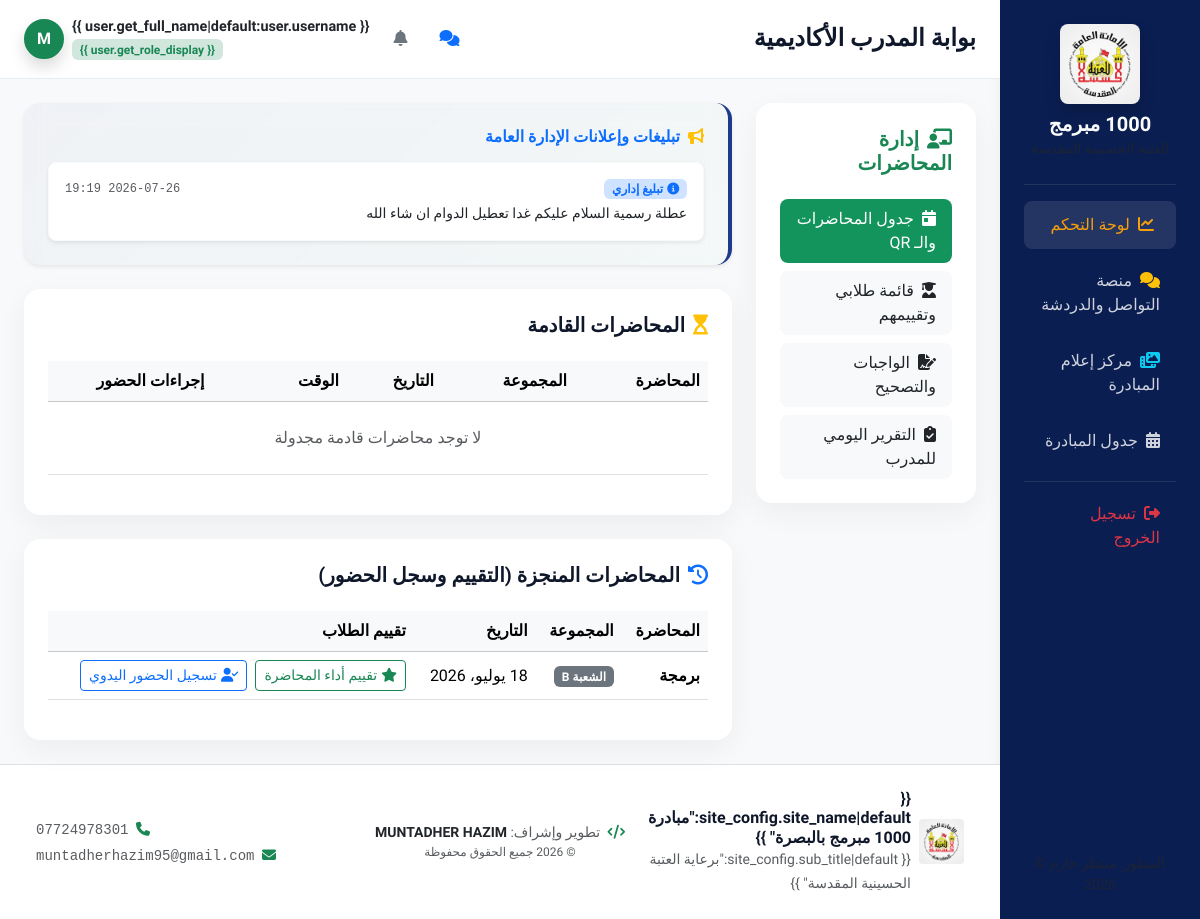
/dashboard/lecturer/ (signed in), run on an earlier commit of the app's database.
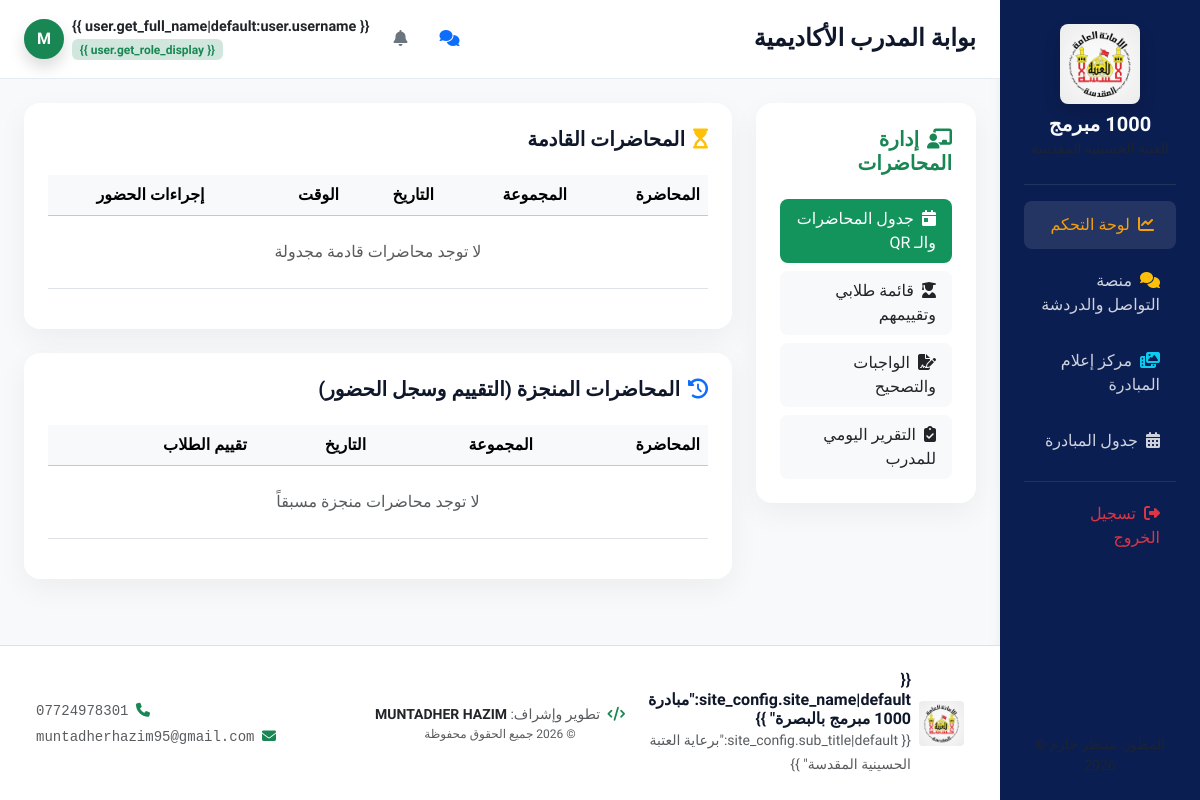
And on a later commit of the database.
### apps/notifications/models.py (models this page shows, shortened)
class InternalMessage(models.Model):
    sender = models.ForeignKey(
        settings.AUTH_USER_MODEL,
        on_delete=models.CASCADE,
        related_name='sent_messages',
        verbose_name="المرسل"
    )
    recipient = models.ForeignKey(
        settings.AUTH_USER_MODEL,
        on_delete=models.CASCADE,
        null=True,
        blank=True,
        related_name='received_messages',
        verbose_name="المستقبل (فردي)"
    )
    group = models.ForeignKey(
        'courses.Group',
        on_delete=models.SET_NULL,
        null=True,
        blank=True,
        related_name='group_messages',
        verbose_name="المجموعة المستهدفة (جماعي)"
    )
    course = models.ForeignKey(
        'courses.Course',
        on_delete=models.SET_NULL,
        null=True,
        blank=True,
        related_name='course_messages',
        verbose_name="المادة الدراسية المستهدفة"
    )
    content = models.TextField(verbose_name="نص الرسالة", blank=True, null=True)
    file = models.FileField(upload_to='messages/files/', blank=True, null=True, verbose_name="ملف مرفق")
    image = models.ImageField(upload_to='messages/images/', blank=True, null=True, verbose_name="صورة مرفقة")
    is_read = models.BooleanField(default=False, verbose_name="مقروءة؟")
    created_at = models.DateTimeField(auto_now_add=True, verbose_name="تاريخ الإرسال")
    class Meta:
        verbose_name = "الرسالة الداخلية"
        verbose_name_plural = "الرسائل الداخلية"
        ordering = ['created_at']

### apps/courses/models.py (models this page shows, shortened)
class Lecture(models.Model):
    group = models.ForeignKey(Group, on_delete=models.CASCADE, related_name='lectures', verbose_name="المجموعة")
    title = models.CharField(max_length=200, verbose_name="عنوان المحاضرة")
    content = models.TextField(blank=True, null=True, verbose_name="محتوى المحاضرة")
    date = models.DateField(verbose_name="التاريخ")
    start_time = models.TimeField(verbose_name="وقت البدء")
    end_time = models.TimeField(verbose_name="وقت الانتهاء")
    video_url = models.URLField(blank=True, null=True, verbose_name="رابط تسجيل المحاضرة")
    files = models.FileField(upload_to='lectures/', blank=True, null=True, verbose_name="ملفات المحاضرة")
    class Meta:
        verbose_name = "المحاضرة"
        verbose_name_plural = "المحاضرات"
        ordering = ['date', 'start_time']

class Group(models.Model):
    class Status(models.TextChoices):
        ACTIVE = 'active', 'نشطة'
        COMPLETED = 'completed', 'مكتملة'
        PAUSED = 'paused', 'متوقفة مؤقتاً'
    name = models.CharField(max_length=100, verbose_name="اسم المجموعة")
    code = models.CharField(max_length=50, unique=True, verbose_name="رمز المجموعة")
    course = models.ForeignKey(Course, on_delete=models.CASCADE, related_name='groups', verbose_name="الدورة")
    instructor = models.ForeignKey(
        settings.AUTH_USER_MODEL,
        on_delete=models.SET_NULL,
        null=True,
        blank=True,
        limit_choices_to={'role': 'lecturer'},
        related_name='instructor_groups',
        verbose_name="المدرب/المحاضر"
    )
    supervisor = models.ForeignKey(
        settings.AUTH_USER_MODEL,
        on_delete=models.SET_NULL,
        null=True,
        blank=True,
        limit_choices_to={'role': 'supervisor'},
        related_name='supervisor_groups',
        verbose_name="المشرف"
    )
    classroom = models.CharField(max_length=100, verbose_name="القاعة الدراسية")
    days = models.CharField(max_length=200, verbose_name="أيام التدريب") # e.g. "الأحد، الثلاثاء، الخميس"
    start_time = models.TimeField(verbose_name="وقت البدء")
    end_time = models.TimeField(verbose_name="وقت الانتهاء")
    status = models.CharField(max_length=15, choices=Status.choices, default=Status.ACTIVE, verbose_name="حالة المجموعة")
    class Meta:
        verbose_name = "المجموعة التدريبية"
        verbose_name_plural = "المجموعات التدريبية"

### apps/portal/views.py (the view)
# urls.py: path('dashboard/lecturer/', views.lecturer_dashboard, name='lecturer_dashboard'),
@login_required
def lecturer_dashboard(request):
    if request.user.role not in [CustomUser.Role.LECTURER, CustomUser.Role.SUPER_ADMIN, CustomUser.Role.DIRECTOR]:
        raise Http404("غير مصرح بالدخول.")
    if request.user.role in [CustomUser.Role.SUPER_ADMIN, CustomUser.Role.DIRECTOR]:
        groups = Group.objects.all()
    else:
        groups = Group.objects.filter(instructor=request.user)
        if not groups.exists():
            groups = Group.objects.all()
    trainees = TraineeProfile.objects.filter(group__in=groups).select_related('user', 'group')
    today = timezone.now().date()
    upcoming_lectures = Lecture.objects.filter(group__in=groups, date__gte=today).order_by('date')
    past_lectures = Lecture.objects.filter(group__in=groups, date__lt=today).order_by('-date')
    if not upcoming_lectures.exists() and not past_lectures.exists():
        upcoming_lectures = Lecture.objects.filter(date__gte=today).order_by('date')
        past_lectures = Lecture.objects.filter(date__lt=today).order_by('-date')
    assignments = Assignment.objects.filter(group__in=groups).order_by('-due_date')
    from apps.courses.models import DailyReport
    daily_reports = DailyReport.objects.filter(group__in=groups).select_related('group', 'lecture').order_by('-created_at')[:10]
    from apps.notifications.models import InternalMessage
    announcements = InternalMessage.objects.filter(group__isnull=True).order_by('-created_at')[:5]
    context = {
        'groups': groups,
        'trainee_count': trainees.count(),
        'upcoming_lectures': upcoming_lectures,
        'past_lectures': past_lectures,
        'assignments': assignments,
        'trainees': trainees,
        'announcements': announcements,
        'daily_reports': daily_reports,
    }
    return render(request, 'portal/lecturer_dashboard.html', context)

### apps/portal/context_processors.py (called while the page is built)
def site_settings(request):
    config = SiteConfiguration.objects.first()
    if not config:
        config = SiteConfiguration.objects.create()
    context = {
        'site_config': config,
        'unread_notifications_count': 0,
        'all_notifications': []
    }
    if request.user.is_authenticated:
        unread = request.user.notifications.filter(is_read=False)
        context['unread_notifications_count'] = unread.count()
        context['all_notifications'] = request.user.notifications.all()[:10]
    return context

### apps/users/models.py (called while the page is built)
    @property
    def training_number(self):
        if self.custom_training_number:
            return self.custom_training_number
        return f"IT-1000-{self.id:04d}" if self.id else "IT-1000-0000"

### templates/portal/lecturer_dashboard.html (shortened to what the changed rows need)
{% extends 'base.html' %}
{% block content %}
<div x-data="{ activeTab: 'schedule' }" class="row g-4">
    <div class="col-lg-9">
        {% if announcements %}
        <div class="glass-card p-4 border-0 mb-4 shadow-sm" style="background: linear-gradient(135deg, rgba(30, 58, 138, 0.04) 0%, rgba(16, 185, 129, 0.02) 100%); border-right: 4px solid #1e3a8a !important;">
            <h6 class="fw-bold text-primary mb-3"><i class="fas fa-bullhorn me-2 text-warning"></i>تبليغات وإعلانات الإدارة العامة</h6>
            <div class="d-flex flex-column gap-2">
                {% for msg in announcements|slice:":2" %}
                <div class="bg-white p-3 rounded-3 shadow-sm border border-light">
                    <div class="d-flex justify-content-between align-items-center mb-1">
                        <span class="badge bg-primary-subtle text-primary"><i class="fas fa-info-circle me-1"></i>تبليغ إداري</span>
                        <span class="text-muted small font-monospace" style="font-size: 0.75rem;">{{ msg.created_at|date:"Y-m-d H:i" }}</span>
                    </div>
                    <div class="text-dark small m-0">{{ msg.content|safe }}</div>
                </div>
                {% endfor %}
            </div>
        </div>
        {% endif %}
        <div x-show="activeTab === 'schedule'" x-transition>
            <div class="glass-card p-4 border-0 mb-4">
                <div class="table-responsive">
                    <table class="table table-hover align-middle">
                        <thead class="table-light">
                            <tr>
                                <th>المحاضرة</th>
                                <th>المجموعة</th>
                                <th>التاريخ</th>
                                <th>الوقت</th>
                                <th class="text-center">إجراءات الحضور</th>
                            </tr>
                        </thead>
                    </table>
                </div>
            </div>
            <div class="glass-card p-4 border-0">
                <div class="table-responsive">
                    <table class="table table-hover align-middle">
                        <thead class="table-light">
                            <tr>
                                <th>المحاضرة</th>
                                <th>المجموعة</th>
                                <th>التاريخ</th>
                                <th>تقييم الطلاب</th>
                            </tr>
                        </thead>
                        <tbody>
                            {% for lec in past_lectures %}
                            <tr>
                                <td class="fw-bold">{{ lec.title }}</td>
                                <td><span class="badge bg-secondary">{{ lec.group.name }}</span></td>
                                <td>{{ lec.date }}</td>
                                <td>
                                    <a href="{% url 'portal:evaluate_students' lec.id %}" class="btn btn-sm btn-outline-success">
                                        <i class="fas fa-star me-1"></i>تقييم أداء المحاضرة
                                    </a>
                                    <a href="{% url 'portal:mark_attendance_manual' lec.id %}" class="btn btn-sm btn-outline-primary ms-1">
                                        <i class="fas fa-user-check me-1"></i>تسجيل الحضور اليدوي
                                    </a>
                                </td>
                            </tr>
                            {% empty %}
                            <tr>
                                <td colspan="4" class="text-center py-4 text-muted">لا توجد محاضرات منجزة مسبقاً</td>
                            </tr>
                            {% endfor %}
                        </tbody>
                    </table>
                </div>
            </div>
        </div>
    </div>
</div>
{% endblock %}

What changed in the data, as far as the page shows it:
removed InternalMessage: created_at "2026-07-26 19:19", content "عطلة رسمية السلام عليكم غدا تعطيل الدوام ان شاء الله"
removed Lecture: title "برمجة", group.name "الشعبة B", date "18 يوليو، 2026"
Also different on the page:
text no longer shown: "تبليغات وإعلانات الإدارة العامة"
text now shown: "لا توجد محاضرات منجزة مسبقاً"
